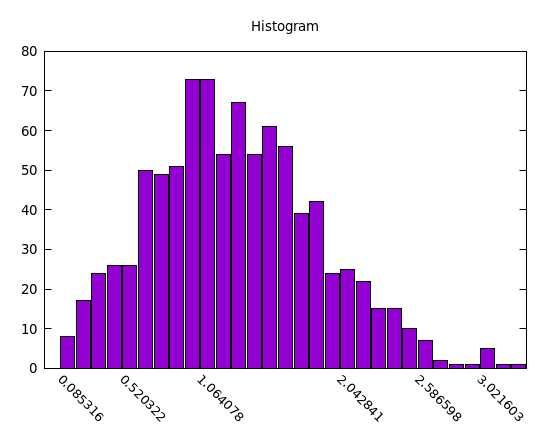

This chart was generated by the following gnuplot code:
#! gnuplot
set terminal pngcairo size 550,430 enhanced font 'Verdana,10'
set output 'Histogram.png'

set style data histogram
set style histogram cluster gap 0
set style fill solid border -1
set boxwidth 0.9
set title 'Histogram'
set xtics border in scale 0,0 nomirror rotate by -45  autojustify
plot 'histogram.txt' using 2:xtic(int($1*10)%5 == 0 ? stringcolumn(1) : '') title ''